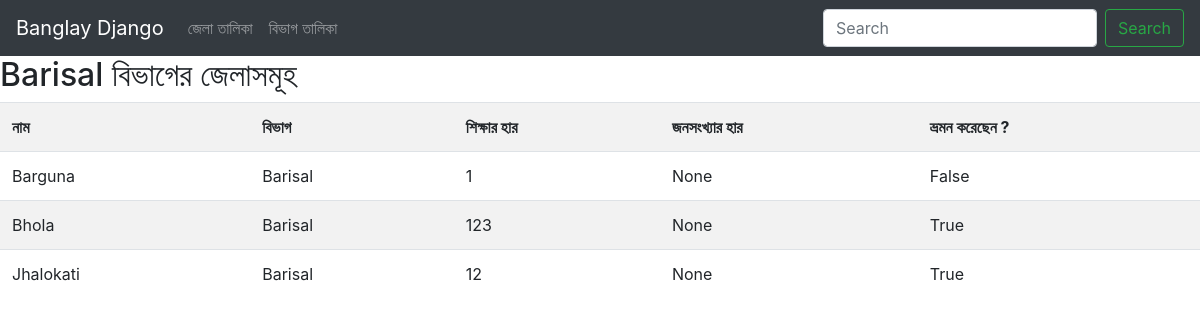
The page /info/dists-of-div/1/ on the database its author committed.
### information/models.py (models this page shows, shortened)
class Divisions(models.Model):
    name= models.CharField(max_length=50)
    population= models.IntegerField()
    area= models.IntegerField()
    def __str__(self):
        return self.name

class Districts(models.Model):
    name= models.CharField(max_length=50)
    education_rate=models.IntegerField()
    population_density =models.IntegerField(blank=True,null=True)
    visited = models.BooleanField(default= False)
    division = models.ForeignKey(Divisions,on_delete=models.CASCADE)

### information/views.py (the view)
# urls.py: url(r'^dists-of-div/(?P<div_id>[0-9]+)/', views.dists_of_division, name='dists_of_division'),
def dists_of_division(request, div_id):
    division = Divisions.objects.get(pk=div_id)
    districts = Districts.objects.filter(division=division)
    context = {
        'districts': districts,
        'division': division,
    }
    return render(request, 'info/dists_of_division.html', context)

### templates/info/dists_of_division.html
{% extends 'base.html' %}
{% block content %}
    <h2>{{division.name}} বিভাগের জেলাসমূহ </h2>
    <table class="table table-striped">
        <tr>
            <th>নাম</th>
            <th>বিভাগ</th>
            <th>শিক্ষার হার</th>
            <th>জনসংখ্যার হার </th>
            <th>ভ্রমন করেছেন ? </th>
        </tr>
        {% for district in districts %}
            <tr>
                <td>{{ district.name }}</td>
                <td>{{ district.division }}</td>
                <td>{{ district.education_rate }}</td>
                <td>{{ district.population_density }}</td>
                <td>{{ district.visited }}</td>
            </tr>
        {% endfor %}
    </table>
{% endblock %}

### rows shown on the page
Divisions: name "Barisal"
Districts: name "Barguna", division "Barisal", education_rate "1", population_density "None", visited "False"
Districts: name "Bhola", division "Barisal", education_rate "123", population_density "None", visited "True"
Districts: name "Jhalokati", division "Barisal", education_rate "12", population_density "None", visited "True"
